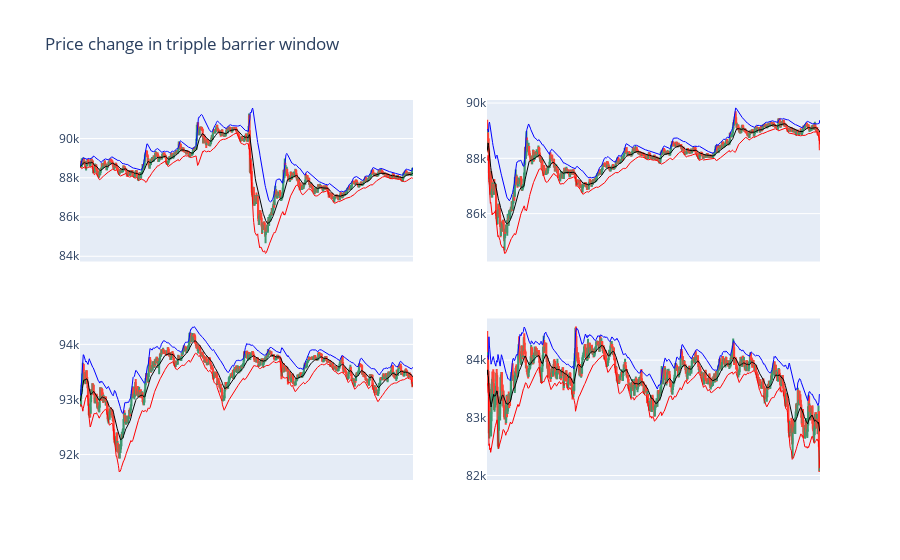

The notebook cell saved with this chart:
### Code cell
import random
import plotly.graph_objects as go
from plotly.subplots import make_subplots

n = 2; m = 2
label_1 = df_pred[(df_pred['bin'] == 0) & (df_pred['y_pred'] == 1)]
list_1 = random.sample(list(label_1.index), k = n*m)

fig = make_subplots(
    rows = n, cols = m
)

for idx, st in enumerate(list_1):
  et = triple_barrier_events.loc[st]['t1']
  gr_dt = data.loc[st:et]
  avg, upper, lower = bbands(gr_dt['close'], 20, no_of_stdev=2)
  fig.add_trace(go.Candlestick(x=gr_dt.index,
                open=gr_dt.open, high=gr_dt.high,
                low=gr_dt.low, close=gr_dt.close),
                row = idx//n + 1, col = idx%m + 1)
  fig.add_trace(go.Scatter(x=gr_dt.index, y = avg,
                           line = dict(color='black', width=1)),
                row = idx//n + 1, col = idx%m + 1)
  fig.add_trace(go.Scatter(x=gr_dt.index, y = upper,
                           line = dict(color='blue', width=1)),
                row = idx//n + 1, col = idx%m + 1)
  fig.add_trace(go.Scatter(x=gr_dt.index, y = lower,
                           line = dict(color='red', width=1)),
                row = idx//n + 1, col = idx%m + 1)
  
  fig.update_xaxes(rangeslider_visible=False, visible = False)

fig.update_layout(title = 'Price change in tripple barrier window ')
fig.update_traces(showlegend = False)
fig.show()

### Figure 1 — Plotly figure (JSON) as saved in the notebook; plotly's stock layout.template omitted (floating-point values rounded to 4 significant figures; data arrays with more than 128 entries replaced by an {"elided": "..."} marker saying what was removed)
{"data": [{"close": {"elided": "848 float values"}, "high": {"elided": "848 float values"}, "low": {"elided": "848 float values"}, "open": {"elided": "848 float values"}, "showlegend": false, "type": "candlestick", "x": {"elided": "848 str values"}, "xaxis": "x", "yaxis": "y"}, {"line": {"color": "black", "width": 1}, "showlegend": false, "type": "scatter", "x": {"elided": "848 str values"}, "xaxis": "x", "y": {"elided": "848 float values"}, "yaxis": "y"}, {"line": {"color": "blue", "width": 1}, "showlegend": false, "type": "scatter", "x": {"elided": "848 str values"}, "xaxis": "x", "y": {"elided": "848 float values"}, "yaxis": "y"}, {"line": {"color": "red", "width": 1}, "showlegend": false, "type": "scatter", "x": {"elided": "848 str values"}, "xaxis": "x", "y": {"elided": "848 float values"}, "yaxis": "y"}, {"close": {"elided": "748 float values"}, "high": {"elided": "748 float values"}, "low": {"elided": "748 float values"}, "open": {"elided": "748 float values"}, "showlegend": false, "type": "candlestick", "x": {"elided": "748 str values"}, "xaxis": "x2", "yaxis": "y2"}, {"line": {"color": "black", "width": 1}, "showlegend": false, "type": "scatter", "x": {"elided": "748 str values"}, "xaxis": "x2", "y": {"elided": "748 float values"}, "yaxis": "y2"}, {"line": {"color": "blue", "width": 1}, "showlegend": false, "type": "scatter", "x": {"elided": "748 str values"}, "xaxis": "x2", "y": {"elided": "748 float values"}, "yaxis": "y2"}, {"line": {"color": "red", "width": 1}, "showlegend": false, "type": "scatter", "x": {"elided": "748 str values"}, "xaxis": "x2", "y": {"elided": "748 float values"}, "yaxis": "y2"}, {"close": {"elided": "768 float values"}, "high": {"elided": "768 float values"}, "low": {"elided": "768 float values"}, "open": {"elided": "768 float values"}, "showlegend": false, "type": "candlestick", "x": {"elided": "768 str values"}, "xaxis": "x3", "yaxis": "y3"}, {"line": {"color": "black", "width": 1}, "showlegend": false, "type": "scatter", "x": {"elided": "768 str values"}, "xaxis": "x3", "y": {"elided": "768 float values"}, "yaxis": "y3"}, {"line": {"color": "blue", "width": 1}, "showlegend": false, "type": "scatter", "x": {"elided": "768 str values"}, "xaxis": "x3", "y": {"elided": "768 float values"}, "yaxis": "y3"}, {"line": {"color": "red", "width": 1}, "showlegend": false, "type": "scatter", "x": {"elided": "768 str values"}, "xaxis": "x3", "y": {"elided": "768 float values"}, "yaxis": "y3"}, {"close": {"elided": "773 float values"}, "high": {"elided": "773 float values"}, "low": {"elided": "773 float values"}, "open": {"elided": "773 float values"}, "showlegend": false, "type": "candlestick", "x": {"elided": "773 str values"}, "xaxis": "x4", "yaxis": "y4"}, {"line": {"color": "black", "width": 1}, "showlegend": false, "type": "scatter", "x": {"elided": "773 str values"}, "xaxis": "x4", "y": {"elided": "773 float values"}, "yaxis": "y4"}, {"line": {"color": "blue", "width": 1}, "showlegend": false, "type": "scatter", "x": {"elided": "773 str values"}, "xaxis": "x4", "y": {"elided": "773 float values"}, "yaxis": "y4"}, {"line": {"color": "red", "width": 1}, "showlegend": false, "type": "scatter", "x": {"elided": "773 str values"}, "xaxis": "x4", "y": {"elided": "773 float values"}, "yaxis": "y4"}], "layout": {"title": {"text": "Price change in tripple barrier window "}, "xaxis": {"anchor": "y", "domain": [0, 0.45], "rangeslider": {"visible": false}, "visible": false}, "xaxis2": {"anchor": "y2", "domain": [0.55, 1], "rangeslider": {"visible": false}, "visible": false}, "xaxis3": {"anchor": "y3", "domain": [0, 0.45], "rangeslider": {"visible": false}, "visible": false}, "xaxis4": {"anchor": "y4", "domain": [0.55, 1], "rangeslider": {"visible": false}, "visible": false}, "yaxis": {"anchor": "x", "domain": [0.575, 1]}, "yaxis2": {"anchor": "x2", "domain": [0.575, 1]}, "yaxis3": {"anchor": "x3", "domain": [0, 0.425]}, "yaxis4": {"anchor": "x4", "domain": [0, 0.425]}}}
